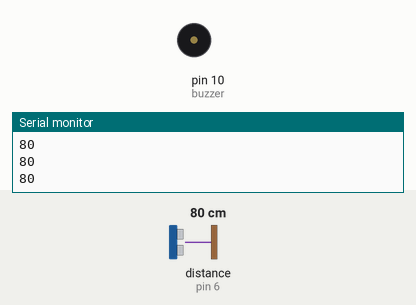
Recording of a program running on a simulated Arduino Uno, built with avr-gcc and run on an emulated ATmega328P. Shown: buzzer (waves = sounding), the last lines printed to the serial monitor. Wiring (inferred from the names in the program): ultrasonic range finder: trigger pin 7; echo pin 6. The test bench sets the inputs (shaded band); at power-on: distance to the obstacle (sensor on pin 6) 80 cm. The echo pulse lasts 58.3 µs per cm.

Above: at 1.2 s.
1.3 s: distance to the obstacle (sensor on pin 6) set to 12 cm
2.8 s: distance to the obstacle (sensor on pin 6) set to 9 cm
At 2.97 s:
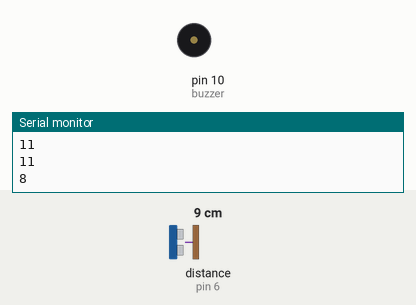
5.8 s: distance to the obstacle (sensor on pin 6) set to 18 cm
At 5.8 s:
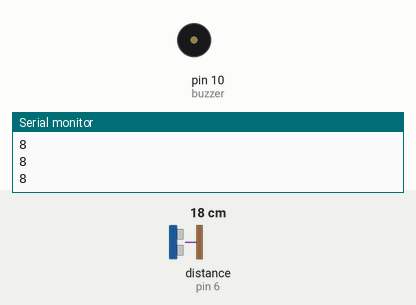
7.3 s: distance to the obstacle (sensor on pin 6) set to 2 cm
At 7.64 s:
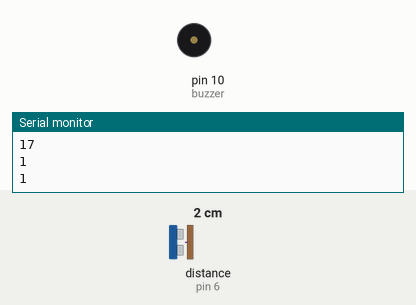
Timing chart, 0 to 11.3 s (numbered marks = the images above; inputs shaded):
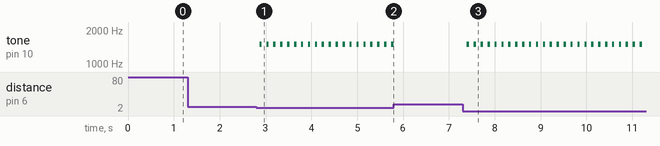

Measured:
- the behaviour switches between 11 and 10 cm on distance to the obstacle (sensor on pin 6) (found by bisection; images 0 and 1)
- after the input at 2.8 s, tone on pin 10 (buzzer): alternates 1500 Hz for 0.05 s and silent for 0.10 s, starting after 0.07 s
- after the input at 5.8 s, tone on pin 10 (buzzer): stops changing and stays silent
- after the input at 7.3 s, tone on pin 10 (buzzer): alternates 1500 Hz for 0.05 s and silent for 0.10 s, starting after 0.09 s

The program:

main.cpp
```cpp
#include <Arduino.h>

//Importando a biblioteca do Sensor de Distância
#include "Ultrasonic.h"


//Inicialização do Buzz na porta 10
const int buzzer = 10;

//Sensor
const int echoPin = 6; //PINO DIGITAL UTILIZADO PELO HC-SR04 ECHO(RECEBE)
const int trigPin = 7; //PINO DIGITAL UTILIZADO PELO HC-SR04 TRIG(ENVIA)

Ultrasonic ultrasonic(trigPin,echoPin); //INICIALIZANDO OS PINOS

int distancia; //CRIA UMA VARIÁVEL CHAMADA "distancia" DO TIPO INTEIRO


//Metodo para calculo de distancia
void medeDistancia()
{
  digitalWrite(trigPin, LOW); //SETA O PINO 6 COM UM PULSO BAIXO "LOW"
  delayMicroseconds(2); // DELAY DE 2 MICROSSEGUNDOS

  digitalWrite(trigPin, HIGH); //SETA O PINO 6 COM PULSO ALTO "HIGH"
  delayMicroseconds(10); // DELAY DE 10 MICROSSEGUNDOS
  digitalWrite(trigPin, LOW); //SETA O PINO 6 COM PULSO BAIXO "LOW" NOVAMENTE

  // FUNÇÃO RANGING, FAZ A CONVERSÃO DO TEMPO DE
  //RESPOSTA DO ECHO EM CENTÍMETROS E ARMAZENA
  //NA VARIÁVEL "distancia"
  distancia = (ultrasonic.Ranging(CM)); // VARIÁVEL GLOBAL RECEBE O VALOR DA DISTÂNCIA MEDIDA
  delay(50); //INTERVALO DE 500 MILISSEGUNDOS


}


void alarme()
{

  //Ligando o Buzz
  tone(buzzer,1500);
  delay(50);

  //Desligando o buzzer.
  noTone(buzzer);
  delay(50);
}


void setup()
{
  Serial.begin(9600);
  pinMode(echoPin, INPUT); //DEFINE O PINO COMO ENTRADA (RECEBE)
  pinMode(trigPin, OUTPUT); //DEFINE O PINO COMO SAÍDA (ENVIA)
  pinMode(buzzer,OUTPUT);
}


void loop()
{
  medeDistancia();
  Serial.println(distancia);

  if(distancia <10)
  {
    alarme();
  }
}
```
